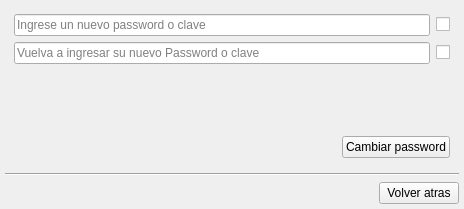
<?xml version="1.0" encoding="UTF-8"?>
<ui version="4.0">
 <class>ResetPasswordDialog</class>
 <widget class="QDialog" name="ResetPasswordDialog">
  <property name="geometry">
   <rect>
    <x>0</x>
    <y>0</y>
    <width>464</width>
    <height>209</height>
   </rect>
  </property>
  <property name="windowTitle">
   <string>Dialog</string>
  </property>
  <layout class="QVBoxLayout" name="verticalLayout_6">
   <property name="leftMargin">
    <number>5</number>
   </property>
   <property name="topMargin">
    <number>5</number>
   </property>
   <property name="rightMargin">
    <number>5</number>
   </property>
   <property name="bottomMargin">
    <number>5</number>
   </property>
   <item>
    <widget class="QStackedWidget" name="stackedWidget">
     <property name="currentIndex">
      <number>3</number>
     </property>
     <widget class="QWidget" name="page">
      <layout class="QVBoxLayout" name="verticalLayout_3">
       <item>
        <widget class="QLabel" name="label_2">
         <property name="text">
          <string>Nombre de usuario:</string>
         </property>
        </widget>
       </item>
       <item>
        <widget class="QLineEdit" name="txtUser">
         <property name="toolTip">
          <string/>
         </property>
         <property name="placeholderText">
          <string>Ingrese un nombre de usuario</string>
         </property>
        </widget>
       </item>
       <item>
        <layout class="QVBoxLayout" name="verticalLayout_2">
         <item>
          <spacer name="verticalSpacer">
           <property name="orientation">
            <enum>Qt::Vertical</enum>
           </property>
           <property name="sizeHint" stdset="0">
            <size>
             <width>20</width>
             <height>40</height>
            </size>
           </property>
          </spacer>
         </item>
         <item>
          <layout class="QHBoxLayout" name="horizontalLayout">
           <item>
            <spacer name="horizontalSpacer">
             <property name="orientation">
              <enum>Qt::Horizontal</enum>
             </property>
             <property name="sizeHint" stdset="0">
              <size>
               <width>40</width>
               <height>20</height>
              </size>
             </property>
            </spacer>
           </item>
           <item>
            <widget class="QPushButton" name="btnValidarUsuario">
             <property name="text">
              <string>Validar usuario</string>
             </property>
            </widget>
           </item>
          </layout>
         </item>
        </layout>
       </item>
      </layout>
     </widget>
     <widget class="QWidget" name="page_2">
      <layout class="QVBoxLayout" name="verticalLayout">
       <item>
        <widget class="QPlainTextEdit" name="txtPregunta">
         <property name="frameShape">
          <enum>QFrame::NoFrame</enum>
         </property>
         <property name="frameShadow">
          <enum>QFrame::Plain</enum>
         </property>
         <property name="readOnly">
          <bool>true</bool>
         </property>
        </widget>
       </item>
       <item>
        <layout class="QHBoxLayout" name="horizontalLayout_6">
         <item>
          <widget class="QLineEdit" name="txtRespuesta">
           <property name="placeholderText">
            <string>Ingrese su respuesta aqui</string>
           </property>
          </widget>
         </item>
         <item>
          <widget class="QCheckBox" name="checkBox">
           <property name="toolTip">
            <string>Mostrar los caracteres</string>
           </property>
           <property name="text">
            <string/>
           </property>
           <property name="icon">
            <iconset resource="rsc.qrc">
             <normaloff>:/img/open.png</normaloff>:/img/open.png</iconset>
           </property>
          </widget>
         </item>
        </layout>
       </item>
       <item>
        <layout class="QHBoxLayout" name="horizontalLayout_2">
         <item>
          <spacer name="horizontalSpacer_2">
           <property name="orientation">
            <enum>Qt::Horizontal</enum>
           </property>
           <property name="sizeHint" stdset="0">
            <size>
             <width>40</width>
             <height>20</height>
            </size>
           </property>
          </spacer>
         </item>
         <item>
          <widget class="QPushButton" name="btnRespuesta">
           <property name="text">
            <string>Comprobar respuesta</string>
           </property>
          </widget>
         </item>
        </layout>
       </item>
      </layout>
     </widget>
     <widget class="QWidget" name="page_3">
      <layout class="QVBoxLayout" name="verticalLayout_8">
       <item>
        <widget class="QLabel" name="label">
         <property name="text">
          <string>Ingrese PIN numérico:</string>
         </property>
        </widget>
       </item>
       <item>
        <layout class="QHBoxLayout" name="horizontalLayout_7">
         <item>
          <widget class="QLineEdit" name="txtPIN">
           <property name="placeholderText">
            <string>Ingrese un número de 4 dígitos</string>
           </property>
          </widget>
         </item>
         <item>
          <widget class="QCheckBox" name="checkBox_2">
           <property name="toolTip">
            <string>Mostrar los caracteres.</string>
           </property>
           <property name="text">
            <string/>
           </property>
           <property name="icon">
            <iconset resource="rsc.qrc">
             <normaloff>:/img/open.png</normaloff>:/img/open.png</iconset>
           </property>
          </widget>
         </item>
        </layout>
       </item>
       <item>
        <layout class="QVBoxLayout" name="verticalLayout_4">
         <item>
          <spacer name="verticalSpacer_3">
           <property name="orientation">
            <enum>Qt::Vertical</enum>
           </property>
           <property name="sizeHint" stdset="0">
            <size>
             <width>20</width>
             <height>40</height>
            </size>
           </property>
          </spacer>
         </item>
         <item>
          <layout class="QHBoxLayout" name="horizontalLayout_3">
           <item>
            <spacer name="horizontalSpacer_3">
             <property name="orientation">
              <enum>Qt::Horizontal</enum>
             </property>
             <property name="sizeHint" stdset="0">
              <size>
               <width>40</width>
               <height>20</height>
              </size>
             </property>
            </spacer>
           </item>
           <item>
            <widget class="QPushButton" name="btnClaveNumerica">
             <property name="text">
              <string>Comprobar Número</string>
             </property>
            </widget>
           </item>
          </layout>
         </item>
        </layout>
       </item>
      </layout>
     </widget>
     <widget class="QWidget" name="page_4">
      <layout class="QVBoxLayout" name="verticalLayout_7">
       <item>
        <layout class="QHBoxLayout" name="horizontalLayout_9">
         <item>
          <widget class="QLineEdit" name="txtNewPassword">
           <property name="placeholderText">
            <string>Ingrese un nuevo password o clave</string>
           </property>
          </widget>
         </item>
         <item>
          <widget class="QCheckBox" name="checkBox_3">
           <property name="toolTip">
            <string>Mostrar los caracteres.</string>
           </property>
           <property name="text">
            <string/>
           </property>
           <property name="icon">
            <iconset resource="rsc.qrc">
             <normaloff>:/img/close.png</normaloff>:/img/close.png</iconset>
           </property>
          </widget>
         </item>
        </layout>
       </item>
       <item>
        <layout class="QHBoxLayout" name="horizontalLayout_8">
         <item>
          <widget class="QLineEdit" name="txtRePassword">
           <property name="placeholderText">
            <string>Vuelva a ingresar su nuevo Password o clave</string>
           </property>
          </widget>
         </item>
         <item>
          <widget class="QCheckBox" name="checkBox_4">
           <property name="toolTip">
            <string>Mostrar los caracteres.</string>
           </property>
           <property name="text">
            <string/>
           </property>
           <property name="icon">
            <iconset resource="rsc.qrc">
             <normaloff>:/img/close.png</normaloff>:/img/close.png</iconset>
           </property>
          </widget>
         </item>
        </layout>
       </item>
       <item>
        <layout class="QVBoxLayout" name="verticalLayout_5">
         <item>
          <spacer name="verticalSpacer_2">
           <property name="orientation">
            <enum>Qt::Vertical</enum>
           </property>
           <property name="sizeHint" stdset="0">
            <size>
             <width>20</width>
             <height>40</height>
            </size>
           </property>
          </spacer>
         </item>
         <item>
          <layout class="QHBoxLayout" name="horizontalLayout_4">
           <item>
            <spacer name="horizontalSpacer_4">
             <property name="orientation">
              <enum>Qt::Horizontal</enum>
             </property>
             <property name="sizeHint" stdset="0">
              <size>
               <width>40</width>
               <height>20</height>
              </size>
             </property>
            </spacer>
           </item>
           <item>
            <widget class="QPushButton" name="btnReset">
             <property name="text">
              <string>Cambiar password</string>
             </property>
            </widget>
           </item>
          </layout>
         </item>
        </layout>
       </item>
      </layout>
     </widget>
    </widget>
   </item>
   <item>
    <widget class="Line" name="line">
     <property name="orientation">
      <enum>Qt::Horizontal</enum>
     </property>
    </widget>
   </item>
   <item>
    <layout class="QHBoxLayout" name="horizontalLayout_5">
     <item>
      <spacer name="horizontalSpacer_5">
       <property name="orientation">
        <enum>Qt::Horizontal</enum>
       </property>
       <property name="sizeHint" stdset="0">
        <size>
         <width>40</width>
         <height>20</height>
        </size>
       </property>
      </spacer>
     </item>
     <item>
      <widget class="QPushButton" name="btnAtras">
       <property name="text">
        <string>Volver atras</string>
       </property>
      </widget>
     </item>
    </layout>
   </item>
  </layout>
 </widget>
 <resources>
  <include location="rsc.qrc"/>
 </resources>
 <connections/>
</ui>
